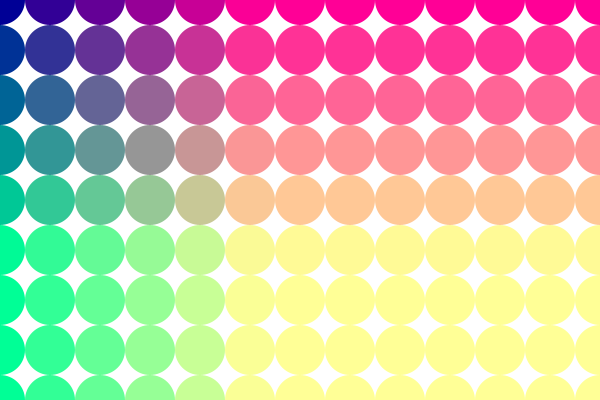
Frame 1 (no input)
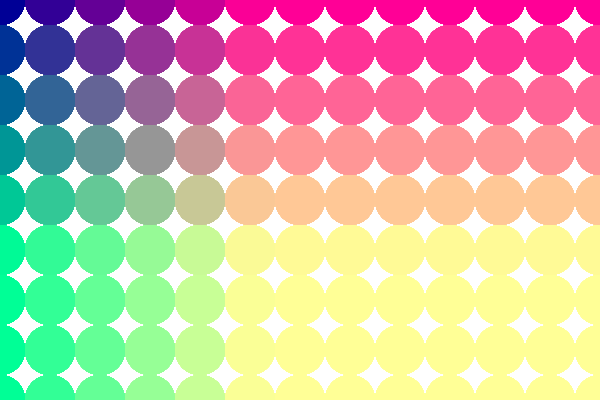
Frame 60 (the mouse pressed at the canvas centre just before this capture)
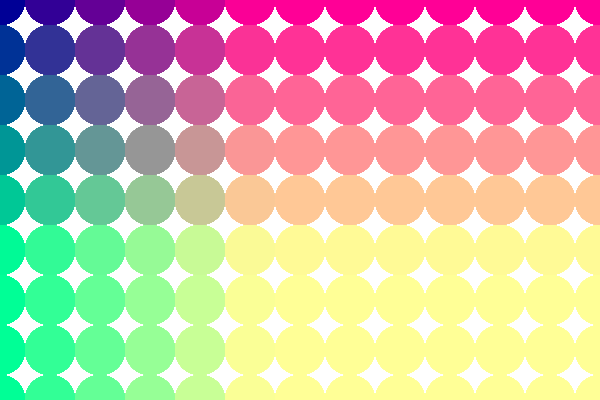
Frame 120 (the mouse held since frame 60 and released just before this capture)

The Processing sketch that drew these frames (run headless with seeded random() and noise(); from frame 60 on, the mouse is pressed at the canvas centre):

// Processing sketch: processing_187104
// ── processing_187104.pde

void setup(){
  size(600,400);
  background(255);
}

void draw(){
  for(int i = 0; i<width; i++){
    for(int j= 0; j<width; j++){
      noStroke();
      fill(i*50,j*50,150);
      ellipse(i*50,j*50,50,50);
    } 
  }
}
